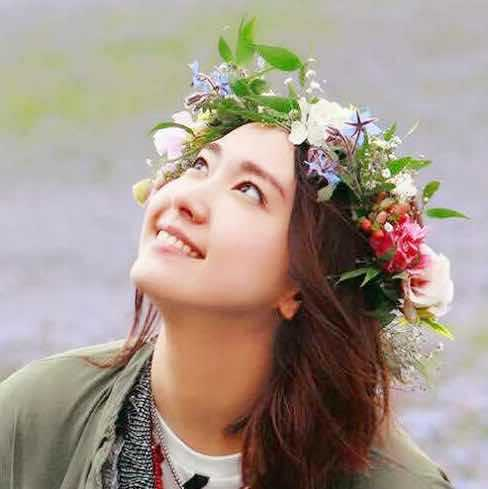
#> input picture OPEN_CV_301/20_GRABCUT_BACKGROUND_CHAMGE/m1.jpg, 488 x 489 px, found by its file name
$ python background_chance.py
#> lines starting #> are read from the running program, lines starting #| are printed output that depends on the picture
import cv2 as cv
import numpy as np

import cv2 as cv
import numpy as np

src = cv.imread("C:/Users/Mustafa/PycharmProjects/OpenCV/OPEN_CV_301/20_GRABCUT_BACKGROUND_CHAMGE/m1.jpg")
#> src is the input picture: shape (489, 488, 3); mean B, G, R 139.3, 150.8, 165

if src is None:
    print("Src yüklenemedi")
    exit()

src = cv.resize(src, (0,0), fx=0.5, fy=0.5)
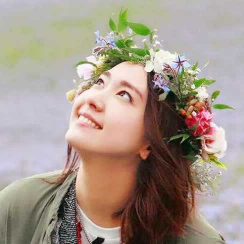
#> src: shape (244, 244, 3); mean B, G, R 139.5, 151, 165.3

#> (the run stopped early here; a loop or call above may not have finished)
